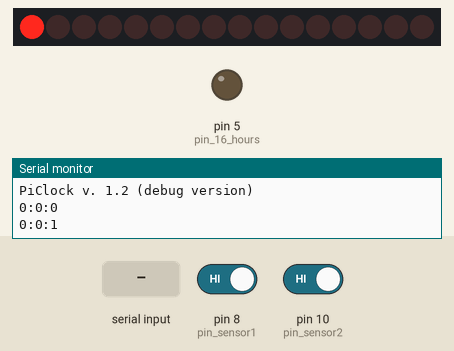
Recording of a sketch running on a simulated Arduino Uno, built for the host (arithmetic inside an expression is 32-bit, double 64-bit). On the bench: 16 shift-register outputs drawn as a row of LEDs (first output left, lit = HIGH), output pins drawn as LEDs (lit = HIGH), the last lines printed to the serial monitor. Wiring (inferred from the names in the program): 2 × shift register (74HC595): data pin 2; shift clock pin 4; latch pin 3. Wiring (inferred from the signals the program sends): row of LEDs: on Q0, Q1, Q2, Q3, Q4, Q5, Q6, Q7, Q8, Q9, Q10, Q11, Q12, Q13, Q14, Q15. Dashed ring = blinking. The test bench sets the inputs (shaded band); at power-on: pin 8 (pin_sensor1) HIGH, pin 10 (pin_sensor2) HIGH. Pins used as bus, display or sensor lines are not drawn.

Above: at 1.2 s.
1.3 s: pin 8 (pin_sensor1) driven LOW
At 2.18 s:
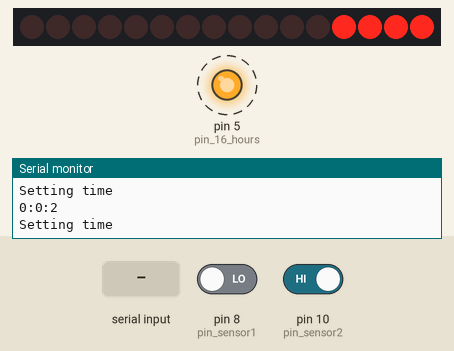
3.5 s: "1,90,45\n" received over Serial
At 5.4 s:
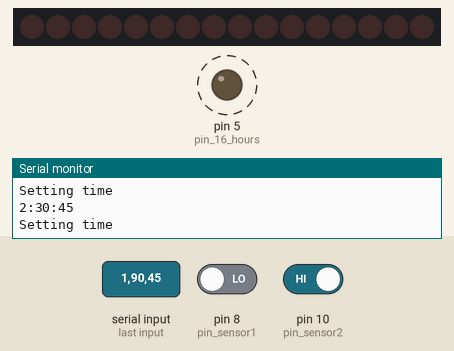
6.5 s: "1,90\n" received over Serial
At 6.73 s:
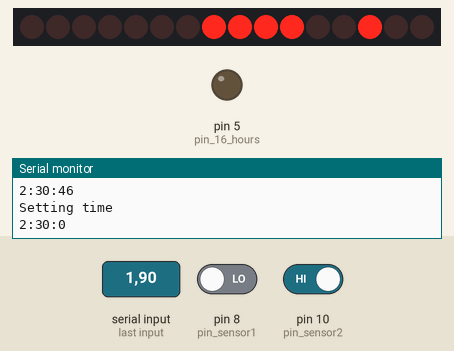
9.5 s: pin 8 (pin_sensor1) driven HIGH
At 9.63 s:
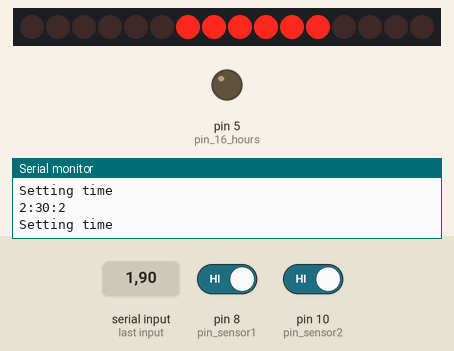
11.0 s: pin 10 (pin_sensor2) driven LOW
At 11.13 s:
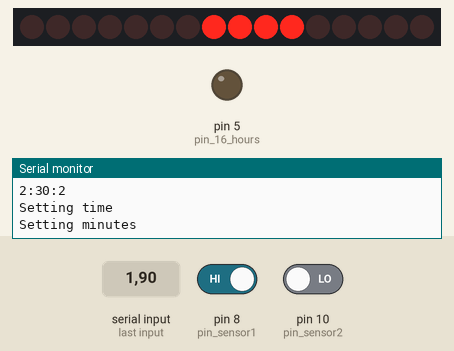
12.9 s: pin 10 (pin_sensor2) driven HIGH
Timing chart, 0 to 15.4 s (numbered marks = the images above; inputs shaded):
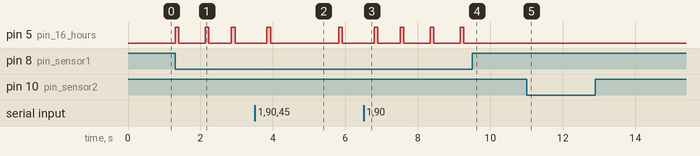

Measured:
- after the input at 1.3 s, pin 5 (pin_16_hours): alternates HIGH for 0.10 s and LOW for 0.68 s, starting at once
- after the input at 3.5 s, pin 5 (pin_16_hours): alternates HIGH for 0.10 s and LOW for 1.9 s, starting after 0.33 s
- after the input at 9.5 s, pin 5 (pin_16_hours): stops changing and stays LOW

The sketch:

src.ino
```cpp
/*

  Pi Clock with RGB LEDs
  (C) 2015 Richel Bilderbeek

2015-02-28: v.1.0: Initial version
2015-03-01: v.1.1: Bugfix: setting the time multiple times works also after the first time
2015-03-12: v.1.2: Can also set time from Serial Monitor
2015-03-22: v.1.3: Use of Time library
2015-04-01: v.1.4: Removed reset pin, improved comments, support 4x AAA batteries as power source

Clock layout:

 #  0  1  2  3  4  5  6  7  8
 s  1  2  4  8 16 32
 m           1  2  4  8 16 32
 h  8 16              1  2  4


Arduino connections:
   2: to first shift register pin 14: data pin (the other shift register gets its data from daisy chaining)
   3: to both shift registers pin 12: latch pin
   4: to both shift registers pin 11: clock pin
   5: RGB LED 2, blue, displays 16 hours
   8: Left capacitive sensor, sensor pin
   9: Left capacitive sensor, helper pin
  10: Right capacitive sensor, sensor pin
  11: Right capacitive sensor, helper pin

Description shift register chip SN74HC595:

  16 15 14 13 12 11 10 9
  |  |  |  |  |  |  |  |
  +--+--+--+--+--+--+--+
  |>                   |
  +--+--+--+--+--+--+--+
  |  |  |  |  |  |  |  |
  1  2  3  4  5  6  7  8

SN74HC595 pin names:

   1: Q2
   2: Q3
   3: Q4
   3: Q5
   5: Q6
   6: Q7
   7: Q8
   8: GND
   9: QH*: for daisy chaining, unused otherwise
  10: SRCLR* (to 5V)
  11: SRCLK (to D4): clock pin
  12: RCLK (to D3): latch pin
  13: OE* (to GND)
  14: SER (to D2): data pin
  15: Q1
  16: VCC (to 5V)

First shift register SN74HC595 connections:

        D2
        |
        |   +-----+
        +---+  R  +---GND
        |   +-----+
        |
  16 15 14 13 12 11 10 9
  |  |  |  |  |  |  |  |
  +--+--+--+--+--+--+--+
  |>                   |
  +--+--+--+--+--+--+--+
  |  |  |  |  |  |  |  |
  1  2  3  4  5  6  7  8


   1: RGB LED 2, red, displays 2 seconds
   2: RGB LED 3, red, displays 4 seconds
   3: RGB LED 4, red, displays 8 seconds
   3: RGB LED 5, red, displays 16 seconds
   5: RGB LED 6, red, displays 32 seconds
   6: RGB LED 4, green, displays 1 minutes
   7: RGB LED 5, green, displays 2 minutes
   8: GND
   9: to pin 14 of the second shift register (this is the daisy chain connection)
  10: to 5V
  11: to D4: clock pin
  12: to D3: latch pin
  13: to GND
  14: to D2: data pin, and to pull-down resistance R
  15: RGB LED 1, red, displays 1 seconds
  16: to 5V
  R: pull down resistance, 10 kOhm (brown-black-orange-gold)
  GND: Arduino GND pin

Second shift register SN74HC595 connections:

  16 15 14 13 12 11 10 9
  |  |  |  |  |  |  |  |
  +--+--+--+--+--+--+--+
  |>                   |
  +--+--+--+--+--+--+--+
  |  |  |  |  |  |  |  |
  1  2  3  4  5  6  7  8


   1: RGB LED 7, green, displays 8 minutes
   2: RGB LED 8, green, displays 16 minutes
   3: RGB LED 9, green, displays 32 minutes
   3: RGB LED 6, blue, displays 1 hours
   5: RGB LED 7, blue, displays 2 hours
   6: RGB LED 8, blue, displays 4 hours
   7: RGB LED 9, blue, displays 8 hours
   8: GND
   9: unused, used for daisy chaining otherwise
  10: to 5V
  11: to D4: clock pin
  12: to D3: latch pin
  13: to GND
  14: connect to pin 9 of first shift register (this is the daisy chain connection)
  15: RGB LED 6, green, displays 4 minutes
  16: to 5V

Piezo:

    6              GND
    |  +--------+  |
    +--+   P    +--+
       +--------+

  6: piezo pin
  P: Piezo
  GND: Arduino GND pin


Left capacitive sensor:


       +--------+     +--------+
   8 --+   RS   +--+--+   RH   |-- 9
       +--------+  |  +--------+
                   |
                   X

  8: sensor pin
  9: helper pin
  RH: 'resistance helper', resistance of at least 1 Mega-Ohm (brown-black-green-gold)
  RS: 'resistance sensor', resistance of 1 kOhm (brown-black-red-gold)
  X: place to touch wire

Right capacitive sensor:

       +--------+     +--------+
  10 --+   RS   +--+--+   RH   |-- 9
       +--------+  |  +--------+
                   |
                   X

  10: sensor pin
  9: helper pin
  RH: 'resistance helper', resistance of at least 1 Mega-Ohm (brown-black-green-gold)
  RS: 'resistance sensor', resistance of 1 kOhm (brown-black-red-gold)
  X: place to touch wire

RGB LEDs:
    ___
   /   \
  |     |
  +-+-+-+
  | | | |
  | | | |
  | | |
    |

  1 2 3 4

1: Blue, connect with resistance of 1000 (brown-black-red-gold) to Arduino pin
2: GND
3: Red, connect with resistance of 1000 (brown-black-red-gold) to Arduino pin
4: Green, connect with resistance of 2200 (red-red-red-gold) to Arduino pin


Uploading

When uploading, disconnect the reset pin, otherwise you get async() errors

*/

#include <CapacitiveSensor.h>
#include <Time.h>

//If NDEBUG is #defined, it is a release version
//If NDEBUG is commented out, it is a debug version
//#define NDEBUG

//If you use an USB cable or adapter, set use_usb_for_power to true
//If you use 4x AAA batteries, set use_usb_for_power to false
const bool use_usb_for_power = false;

const int datapin  = 2;
const int latchpin = 3;
const int clockpin = 4;
const int pin_16_hours = 5; //The pin connected to the LED to show 16 hours

const int pin_piezo = 6; //The pin connected to the piezo

const int pin_sensor1 =  8;
const int pin_helper1 =  9;
CapacitiveSensor sensor1
  = CapacitiveSensor(pin_helper1,pin_sensor1);

const int pin_sensor2 =  10;
const int pin_helper2 = pin_helper1;
CapacitiveSensor sensor2
  = CapacitiveSensor(pin_helper2,pin_sensor2);

//Threshold for capacitive sensor, which determines the sensitivity of the sensors
// - too low: the program will think more often there is a touch, possibly even when you do not touch
// - too high: the program will think less often there is a touch, possibly even when you do touch
//Some guidelines I use:
// - Using an adapter or USB: 200
// - Using 4x 1.5 AAA battery: 50
const int threshold_usb = 200;
const int threshold_batteries = 50;

void OnError(const String& error_message)
{
  Serial.print("ERROR: ");
  Serial.println(error_message);
  while (1)
  {
    //Blink LED
    digitalWrite(pin_16_hours,!digitalRead(pin_16_hours));
    //Write to serial
    delay(1000);
  }
}

void TestTime()
{
  //  setTime(hours, minutes, seconds, days, months, years);
  const int hours = 11;
  const int minutes = 22;
  const int seconds = 33;
  const int days = 0;
  const int months = 0;
  const int years = 0;
  setTime(hours, minutes, seconds, days, months, years);
  if (hour() != hours) { OnError("TestTime #1"); }
  if (minute() != minutes) { OnError("TestTime #1"); }
  if (second() != seconds) { OnError("TestTime #1"); }
  setTime(0,0,0,0,0,0);
}

void setup()
{
  pinMode(latchpin,OUTPUT);
  pinMode(clockpin,OUTPUT);
  pinMode(datapin ,OUTPUT);
  pinMode(pin_16_hours , OUTPUT);
  Serial.begin(9600); //Cannot be used: chip is used stand-alone
  #ifndef NDEBUG
  Serial.println("PiClock v. 1.2 (debug version)");
  #else //NDEBUG
  Serial.println("PiClock v. 1.2 (release version)");
  #endif //NDEBUG
  TestTime();
  ShowBinary(0);
}

//0 = 00 : none pressed
//1 = 01 : right pressed
//2 = 10 : left pressed
//3 = 11 : both pressed
const int state_no_sensor_pressed    = 0; //00
const int state_right_sensor_pressed = 1; //01
const int state_left_sensor_pressed  = 2; //10
const int state_both_sensors_pressed = 3; //11

///Obtain the current state of both capacitive sensors
int GetSensors()
{
  //The higher 'samples' is set, the more accurate the sensors measure
  const int samples = 30;
  //Measure the capacitive sensors
  const int r1 = sensor1.capacitiveSensor(samples);
  const int r2 = sensor2.capacitiveSensor(samples);
  //The threshold value, which determines the sensitivity of the sensors
  // - too low: the program will think more often there is a touch, possibly even when you do not touch
  // - too high: the program will think less often there is a touch, possibly even when you do touch
  //Some guidelines I use:
  // - Using an adapter or USB: 200
  // - Using 4x 1.5 AAA battery: 50
  const int threshold = use_usb_for_power ? threshold_usb : threshold_batteries;
  const int state =  (r1 >= threshold ? 2 : 0) + (r2 >= threshold ? 1 : 0);
  return state;
}

/// User can choose to set the hours
/// - left sensor: cancel
/// - right sensor: set hours
void SetHours()
{
  Serial.println("Setting hours");
  int h = hour();
  bool accept = false; //Accept editing the hours
  while (1)
  {
    const int sensor_state = GetSensors();
    if (sensor_state == state_left_sensor_pressed)
    {
      //  setTime(hours, minutes, seconds, days, months, years);
      setTime(h,minute(),second(),0,0,0);
      break;
    }
    if (sensor_state == state_right_sensor_pressed)
    {
      if (accept) { h = (h + 1) % 24; }
      else { accept = true; }
    }
    ShowTime(0,0,h);
    delay(100);
  }
  #ifndef NDEBUG
  if (h <  0) { OnError("h <  0, h = " + String(h)); }
  if (h > 23) { OnError("h > 23, h = " + String(h)); }
  #endif // NDEBUG
}

/// User can choose to set the minutes
/// - left sensor: cancel
/// - right sensor: set minutes
void SetMinutes()
{
  Serial.println("Setting minutes");
  int m = minute();
  bool accept = false; //Accept editing the minutes
  while (1)
  {
    ShowTime(0,m,0);
    const int sensor_state = GetSensors();
    if (sensor_state == state_left_sensor_pressed)
    {
      //  setTime(hours, minutes, seconds, days, months, years);
      setTime(hour(),m,second(),0,0,0);
      break;
    }
    if (sensor_state == state_right_sensor_pressed)
    {
      if (accept) { m = (m + 1) % 60; }
      else { accept = true; }
    }
    delay(100);
  }
  #ifndef NDEBUG
  if (m <  0) { OnError("m <  0, h = " + String(m)); }
  if (m > 59) { OnError("m > 59, h = " + String(m)); }
  #endif // NDEBUG
}

/// User can choose to set the seconds
/// - left sensor: cancel
/// - right sensor: set seconds
void SetSeconds()
{
  Serial.println("Setting seconds");
  int s = second();
  bool accept = false; //Accept editing the seconds
  while (1)
  {
    ShowTime(s,0,0);
    const int sensor_state = GetSensors();
    if (sensor_state == state_left_sensor_pressed)
    {
      //  setTime(hours, minutes, seconds, days, months, years);
      setTime(hour(),minute(),s,0,0,0);
      break;
    }
    if (sensor_state == state_right_sensor_pressed)
    {
      if (accept) { s = (s + 1) % 60; }
      else { accept = true; }
    }
    delay(100);
  }
  #ifndef NDEBUG
  if (s <  0) { OnError("s <  0, h = " + String(s)); }
  if (s > 59) { OnError("s > 59, h = " + String(s)); }
  #endif // NDEBUG
}


/// User can choose to set the time
/// - left sensor: select hours, minutes, seconds, cancel
/// - right sensor: change hours, minutes, seconds
void SetTime()
{
  Serial.println("Setting time");
  //The user can choose to set the hours, make the hours blink
  while (1)
  {
    //Blink hours
    ShowNonsenseTime(0,0,31);
    delay(100);
    ShowTime(0,0,0);
    delay(100);
    const int sensor_state = GetSensors();
    if (sensor_state == state_right_sensor_pressed)
    {
      SetHours();
      break;
    }
    if (sensor_state == state_left_sensor_pressed)
    {
      break;
    }
  }
  //The user can choose to set the minutes, make the minutes blink
  while (1)
  {
    //Blink minutes
    ShowNonsenseTime(0,63,0);
    delay(100);
    ShowTime(0,0,0);
    delay(100);
    const int sensor_state = GetSensors();
    if (sensor_state == state_right_sensor_pressed)
    {
      SetMinutes();
      break;
    }
    if (sensor_state == state_left_sensor_pressed)
    {
      break;
    }
  }
  //The user can choose to set the seconds, make the seconds blink
  while (1)
  {
    //Blink second
    ShowNonsenseTime(63,0,0);
    delay(100);
    ShowTime(0,0,0);
    delay(100);
    const int sensor_state = GetSensors();
    if (sensor_state == state_right_sensor_pressed)
    {
      SetSeconds();
      break;
    }
    if (sensor_state == state_left_sensor_pressed)
    {
      break;
    }
  }
}

void SetTimeFromSerial()
{
  //Serial.println("Start of SetTimeFromSerial");
  const int  h  = Serial.available() ? Serial.parseInt() : -1;
  delay(10);
  const char c1 = Serial.available() ? Serial.read() : '0';
  delay(10);
  const int  m  = Serial.available() ? Serial.parseInt() : -1;
  delay(10);
  //If the user does not supply seconds, it is assumed he/she wants 0 seconds
  const char c2 = Serial.available() ? Serial.read() : '0';
  delay(10);
  const int  s  = Serial.available() ? Serial.parseInt() : 0;
  delay(10);
  const String used = String(h) + String(c1) + String(m) + String(c2) + String(s);
  if (h == -1)
  {
    Serial.println(String("No hours, use e.g. '12:34:56' (used '") + used + String("')"));
    return;
  }
  if (c1 == '0')
  {
    Serial.println("No first seperator, use e.g. '12:34:56' (used '" + used + "')");
    return;
  }
  if (m == -1)
  {
    Serial.println("No minutes, use e.g. '12:34:56' (used '" + used + "')");
    return;
  }
  //if (c2 == '0')
  //{
  //  Serial.println("No second seperator, use e.g. '12:34:56'");
  //  return;
  //}
  //if (s == -1)
  //{
  //  Serial.println("No seconds, use e.g. '12:34:56'");
  //  return;
  //}
  if (h < 0 || h > 23)
  {
    Serial.println("Hours must be in range [0,23]");
    return;
  }
  if (m < 0 || h > 59)
  {
    Serial.println("Minutes must be in range [0,59]");
    return;
  }
  if (s < 0 || s > 59)
  {
    Serial.println("Seconds must be in range [0,59]");
    return;
  }
  //  setTime(hours, minutes, seconds, days, months, years);
  setTime(h,m,s,0,0,0);

}

void loop()
{
  // Is it Pi o'clock yet? That is, 3:14 PM, also known as 15:14
  bool is_pi_oclock = false;
  int last_sec = -1; //The previous second, used to detect a change in time, to be sent to serial monitor

  while (1)
  {
    //Respond to touches
    const int sensors_state = GetSensors();
    if (sensors_state == state_left_sensor_pressed) { SetTime(); delay(100); }

    if (Serial.available())
    {
      delay(100);
      SetTimeFromSerial();
    }
    //Show the time
    const int s = second();
    const int m =  minute();
    const int h = hour();


    if (last_sec == s)
    {
      continue;
    }

    last_sec = s;
    ShowTime(s,m,h);

    //if (sensors_state == state_right_sensor_pressed)
    {
      //Send debug message to console window
      const String time_now = String(h) + ":" + String(m) + ":" + String(s);
      Serial.println(time_now);
      delay(100);
    }

    //Detect pi o'clock
    if (h == 15 && m == 14)
    {
      //Already beeped?
      if (!is_pi_oclock)
      {
        is_pi_oclock = true;
        const int frequency_hz = 3142;
        const int duration_msec = 3142;
        tone(pin_piezo,frequency_hz,duration_msec);
      }
    }
    else
    {
      is_pi_oclock = false;
    }
  }
}

///Show the time on all RGB LEDs
void ShowTime(const int secs, const int mins, const int hours)
{
  #ifndef NDEBUG
  if (hours <  0) { OnError("ShowTime: hours <  0, hours = " + String(hours)); }
  if (hours > 23) { OnError("ShowTime: hours > 23, hours = " + String(hours)); }
  if (mins <  0) { OnError("ShowTime: mins <  0, mins = " + String(mins)); }
  if (mins > 59) { OnError("ShowTime: mins > 59, mins = " + String(mins)); }
  if (secs <  0) { OnError("ShowTime: secs <  0, secs = " + String(secs)); }
  if (secs > 59) { OnError("ShowTime: secs > 59, secs = " + String(secs)); }
  #endif // NDEBUG
  ShowNonsenseTime(secs,mins,hours);
}

///Also allows to display nonsense time, like 31:63:63, which is used in setting the time
void ShowNonsenseTime(const int secs, const int mins, const int hours)
{

  //The 16 hours pin is trivial
  digitalWrite(pin_16_hours,hours >= 16 ? HIGH : LOW);

  //Write the rest of the time to the two shift registers
  long x = 0; //The number to show in binary, must be long
  for (int i=0; i!=4; ++i)
  {
    if ((1 << (4 - 1 - i)) & hours) { ++x; }
    x <<= 1;
    //if (x < 0) Serial.println("ERROR");
  }
  for (int i=0; i!=6; ++i)
  {
    if ((1 << (6 - 1 - i)) & mins) { ++x; }
    x <<= 1;
    //if (x < 0) Serial.println("ERROR");
  }
  for (int i=0; i!=6; ++i)
  {
    if ((1 << (6 - 1 - i)) & secs) { ++x; }
    if (i < 5) { x <<= 1; }
    //if (x < 0) Serial.println("ERROR");
  }

  #ifndef NDEBUG
  if (x < 0) { OnError("ShowTime: x < 0, x = " + String(x) + ", in binary: " +IntToBinary(x)); }
  #endif //NDEBUG
  ShowBinary(x % (256 * 256));
}

///Convert an integer value to a binary string
String IntToBinary(const long x) //Must be long
{
  #ifndef NDEBUG
  if (x < 0) { OnError("IntToBinary: x must be positive, x = " + String(x)); }
  #endif //NDEBUG
  String s;
  for (int i=0; i!=16; ++i)
  {
    long one = 1;
    s += ((one << (16 - 1 - i)) & x) ? "1" : "0";
  }
  return s;
}


///Show a binary value with the RGB LEDs
void ShowBinary(const long value) //Must be long
{
  #ifndef NDEBUG
  if (value < 0) { OnError("ShowBinary: value must be positive, value = " + String(value)); }
  #endif //NDEBUG
  //Start of modification
  digitalWrite(latchpin,LOW);

  //Calculate what to write
  // (these are two values: one per shift register)
  const long high_value = value / 256;
  const long low_value  = value % 256;

  //#ifndef NDEBUG
  //Serial.print("high_value: ");
  //Serial.print(IntToBinary(high_value));
  //Serial.print(", low_value: ");
  //Serial.println(IntToBinary(low_value));
  //#endif // NDEBUG

  //Write to shift registers
  //(note: would you only connect one shift register,
  // you will only see low_value,
  // as high_value will simply be overwritten)
  WriteToShiftRegister(high_value);
  WriteToShiftRegister(low_value);

  //Done with modification
  digitalWrite(latchpin,HIGH);
}

void WriteToShiftRegister(const byte value)
{
  // This shifts 8 bits out MSB first,
  //on the rising edge of the clock,
  //clock idles low

  //prepare shift register for bit shifting
  digitalWrite(datapin, LOW);
  digitalWrite(clockpin, LOW);

  for (int i=7; i>=0; i--)
  {
    digitalWrite(clockpin, 0);

    //if the value passed to myDataOut and a bitmask result
    // true then... so if we are at i=6 and our value is
    // %11010100 it would the code compares it to %01000000
    // and proceeds to set pinState to 1.
    //Sets the pin to HIGH or LOW depending on pinState
    digitalWrite(datapin, value & (1<<i) ? HIGH : LOW);
    //register shifts bits on upstroke of clock pin
    digitalWrite(clockpin, HIGH);
    //zero the data pin after shift to prevent bleed through
    digitalWrite(datapin, LOW);
  }

  //stop shifting
  digitalWrite(clockpin, LOW);
}
```
